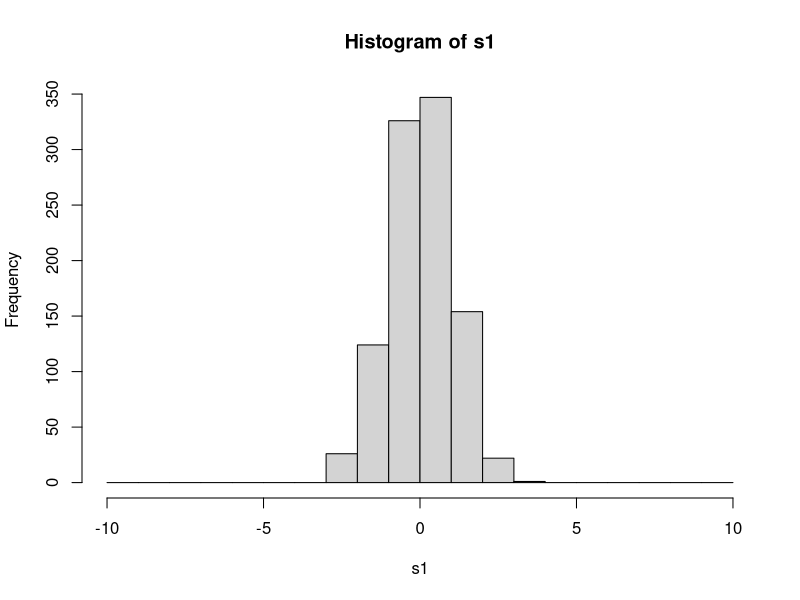
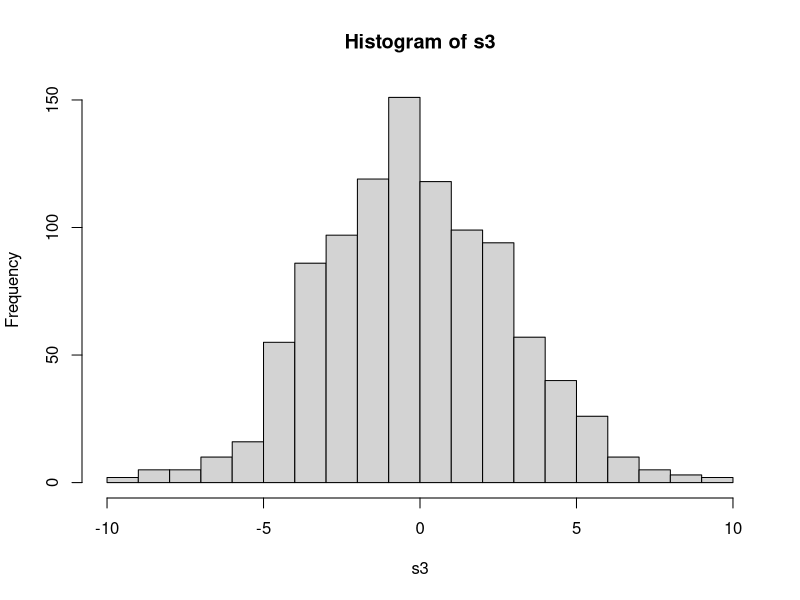
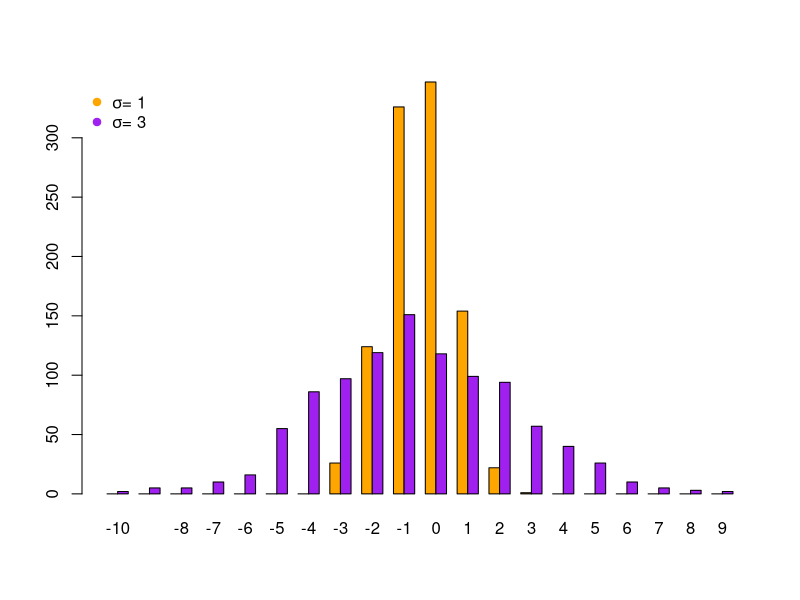

The R script that drew these images, in order:
## ---- chunk 1
set.seed(12390)
s1 <- rnorm(n = 1000, sd = 1, mean = 0)
s3 <- rnorm(n = 1000, sd = 3, mean = 0)

head(s1); head(s3)

bins <- seq(from = -10, to = 10, by = 1)
bins

counts_s1 <- hist(s1, breaks = bins)$counts
counts_s3 <- hist(s3, breaks = bins)$counts
counts_s1; counts_s3

cols <- c("orange", "purple")

barplot(rbind(counts_s1, counts_s3), beside = T, col = cols, names.arg = seq(from = -10, to = 9.5, by = 1), width = 2)
legend("topleft", col = cols, pch = 19, 
       legend = c(expression(paste(sigma, "= 1")), expression(paste(sigma, "= 3"))), bty = "n")

## ---- chunk 2
mean(s1 > 3)

mean(c(T, F, F, F))
